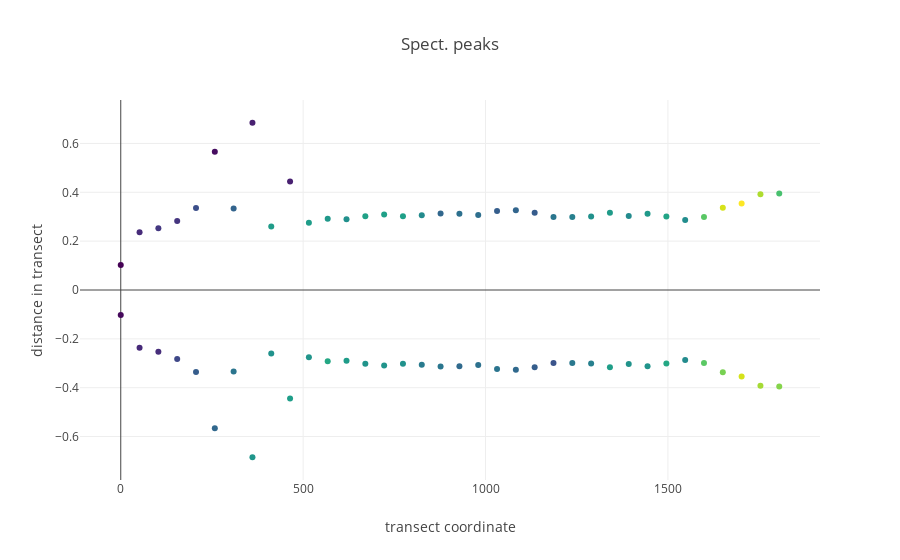
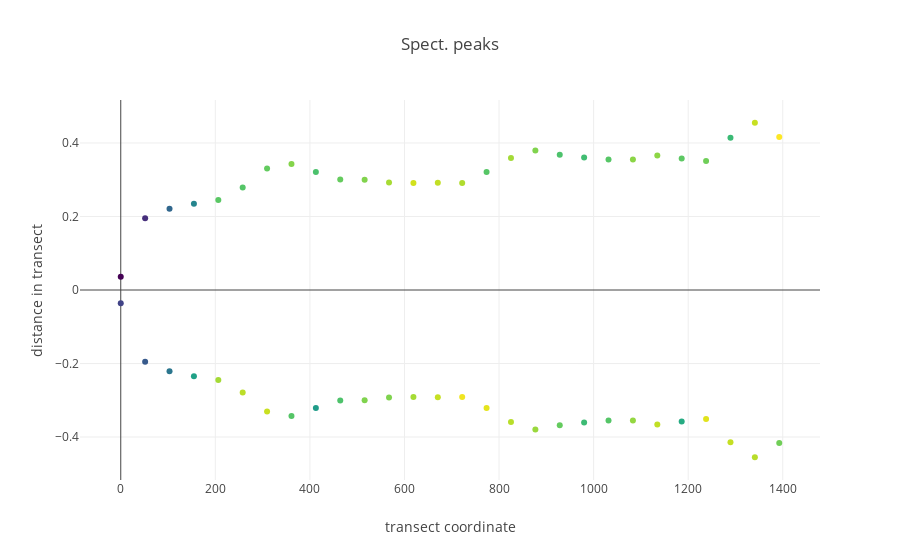
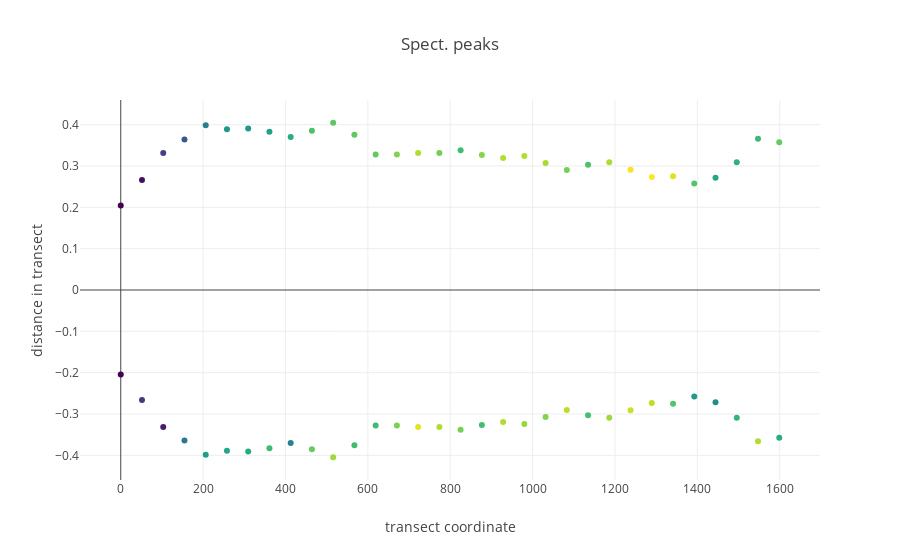
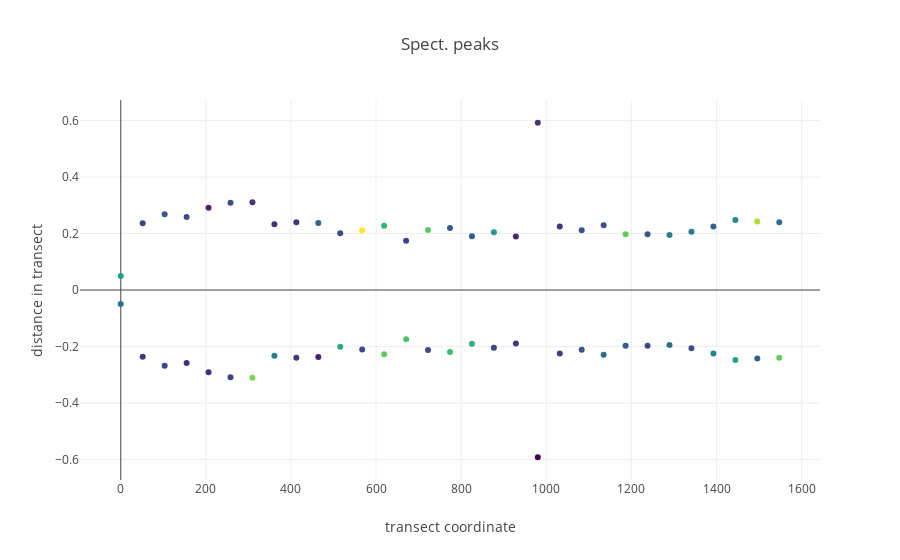

Here is the notebook cell these charts were saved with, in order:
### Markdown cell above
**Transect Figure**

### III. Deployment.

We deploy the method across transects and Figures.

We plot peak positions extracted by Figure.

### Code cell
##########
from music_tools.my_music_tools import filter_output
 

image_idx= 0

pxl_dist= 40e-5

Sample_N= 1000 
p_threshold= 0.004 
amp_cap= 1e6 # max amp cap.
peak_cap= 40 # min amp cap.
peak_iso= 0.01 # cluster centre proximity cap, as proportion of total transect length. 
band_qtl= 0.05 # MS qtl
frame_plot= False
extremes= True
center= True
standardize_amp= True

samp_track_dict= {}

for image_idx in range(len(image_avail)):

    ts_list= []
    peaks= []
    amps= []

    #################
    #################

    image_select= image_avail[image_idx]
    print('folder: {}'.format(image_select))

    array_spec= image_dict[image_select]['I'].T

    surface= image_dict[image_select]['surface']

    frame_many= array_spec.shape[1]
    frame_crawl= np.linspace(0,array_spec.shape[1] - 1,frame_many)

    for frame in range(array_spec.shape[1]):

        peak_cent, time_spec, amps_centres= frame_peaks(array_spec, surface,
                        frame,
                        Sample_N= Sample_N,
                        p_threshold= p_threshold,
                        amp_cap= amp_cap,
                        peak_cap= peak_cap,
                        peak_iso= peak_iso,
                        band_qtl= band_qtl,
                        extremes= extremes,
                        center= center,
                        frame_plot= frame_plot)

        peaks.extend(peak_cent)
        ts_list.extend([surface[frame]]* len(amps_centres))
        amps.extend(amps_centres)
    
    amps_means= [np.mean(x) for x in amps]
    amps_mean_max= max(amps_means)
    if standardize_amp:
        amps= [np.array(x) / amps_mean_max for x in amps]
    
    samps_tracks= np.array([
        ts_list,
        peaks,
        amps
    ]).T

    samp_track_dict[image_select]= samps_tracks
    
    output_peak_filter= filter_output(samps_tracks)
    iplot(output_peak_filter)
